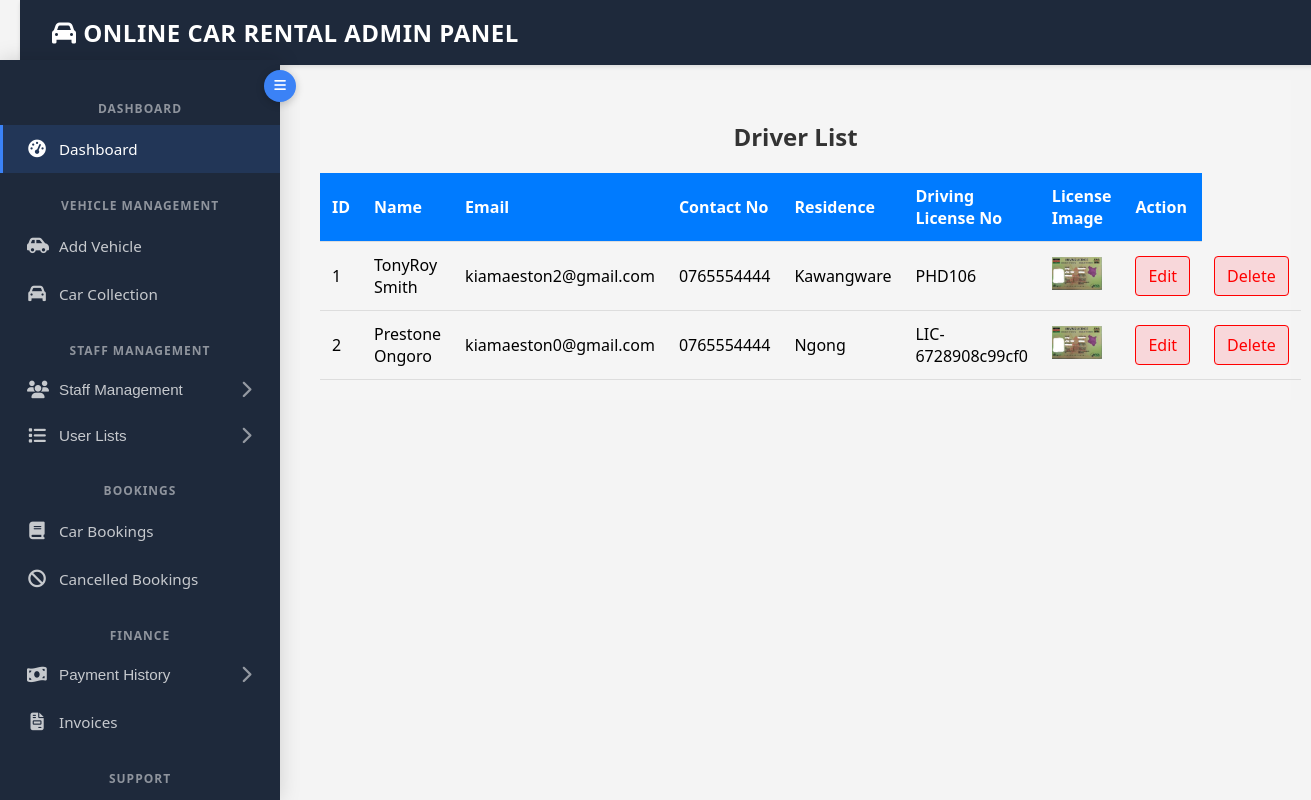
/admin/driverslist.php (signed in), run on the app's committed database.
### tables this page shows
CREATE TABLE `drivers` (
  `driver_id` int(11) NOT NULL,
  `name` varchar(100) NOT NULL,
  `contact_no` varchar(15) NOT NULL,
  `residence` text NOT NULL,
  `age` int(11) NOT NULL CHECK (`age` between 18 and 70),
  `driving_license_no` varchar(50) NOT NULL,
  `license_image` varchar(255) NOT NULL,
  `email` varchar(255) NOT NULL,
  `password` varchar(255) NOT NULL,
  `profile_picture` varchar(255) DEFAULT NULL,
  `availability_status` enum('Available','Unavailable') DEFAULT 'Available',
  `reset_token` varchar(255) DEFAULT NULL,
  `token_expiration` datetime DEFAULT NULL
);

### admin/driverslist.php (the view, shortened to what this page needs)
<?php
require 'include/db_connection.php';
$query = "SELECT driver_id, name, email, contact_no, residence, driving_license_no, license_image FROM drivers";
$result = $conn->query($query);
?>
<!DOCTYPE html>
<html lang="en">
<head>
    <link rel="stylesheet" href="https://cdnjs.cloudflare.com/ajax/libs/font-awesome/6.4.0/css/all.min.css">
</head>
<body>
<nav class="navbar">
    <a href="dashboard.php" class="navbar-brand">
     <i class="fas fa-car"></i><b>
             Online Car Rental Admin Panel</b></a>
 </nav>
    <?php include'include/sidebar.php' ?>
    <main class="main-content">
<h2>Driver List</h2>
<table>
    <thead>
        <tr>
            <th>ID</th>
            <th>Name</th>
            <th>Email</th>
            <th>Contact No</th>
            <th>Residence</th>
            <th>Driving License No</th>
            <th>License Image</th>
            <th>Action</th>
        </tr>
    </thead>
    <tbody>
        <?php if ($result->num_rows > 0): ?>
            <?php while ($driver = $result->fetch_assoc()): ?>
                <tr>
                    <td><?php echo htmlspecialchars($driver['driver_id']); ?></td>
                    <td><?php echo htmlspecialchars($driver['name']); ?></td>
                    <td><?php echo htmlspecialchars($driver['email']); ?></td>
                    <td><?php echo htmlspecialchars($driver['contact_no']); ?></td>
                    <td><?php echo htmlspecialchars($driver['residence']); ?></td>
                    <td><?php echo htmlspecialchars($driver['driving_license_no']); ?></td>
                    <td>
                        <?php if (!empty($driver['license_image'])): ?>
                            <img src="/driver/<?php echo htmlspecialchars($driver['license_image']); ?>" alt="License Image" class="driver-image">
                        <?php else: ?>
                            No Image
                        <?php endif; ?>
                    </td>
                    <td><a href="edit_driver.php?id=<?php echo $driver['driver_id']; ?>" class="delete-button">Edit</a></td>
                    <td><a href="delete_driver.php?id=<?php echo $driver['driver_id']; ?>" class="delete-button">Delete</a></td>
                </tr>
            <?php endwhile; ?>
        <?php else: ?>
            <tr><td colspan="8">No drivers found.</td></tr>
        <?php endif; ?>
    </tbody>
</table>
    </main>
</body>
</html>

### admin/driverslist.php (style rules this page uses)
body { font-family: Arial, sans-serif; background-color: #f4f4f4; padding: 20px; }
table { width: 100%; border-collapse: collapse; margin-top: 20px; }
th, td { padding: 12px; text-align: left; border-bottom: 1px solid #ddd; }
th { background-color: #007BFF; color: white; }
h2 { color: #333; text-align: center; }
.delete-button { color: red; text-decoration: none; padding: 8px 12px; border: 1px solid red; border-radius: 4px; background-color: #f8d7da; cursor: pointer; }
.driver-image { width: 50px; height: auto; }
.navbar { background: #1e293b; padding: 1rem 2rem; box-shadow: 0 2px 4px rgba(0,0,0,0.1); display: flex; justify-content: space-between; align-items: center; position: fixed; width: 100%; top: 0; z-index: 1000; }
.navbar-brand { color: white; font-size: 1.5rem; font-weight: 700; text-decoration: none; text-transform: uppercase; letter-spacing: 0.5px; }

### admin/include/sidebar.php (style rules this page uses)
:root { --sidebar-width: 280px; --sidebar-collapsed-width: 70px; --sidebar-color: #1e293b; --sidebar-hover: rgba(255, 255, 255, 0.1); --sidebar-active: #3b82f6; --light-text: rgba(255, 255, 255, 0.75); --header-height: 60px; --transition-speed: 0.3s; }
body { margin: 0; font-family: 'Segoe UI', Tahoma, Geneva, Verdana, sans-serif; overflow-x: hidden; }
.main-content { margin-left: var(--sidebar-width); flex-grow: 1; padding: 20px; margin-top: var(--header-height); transition: margin-left var(--transition-speed) ease; background-color: #f5f5f5; }

### data on the page
drivers: driver_id "1", name "TonyRoy Smith", email "kiamaeston2@gmail.com", contact_no "0765554444", residence "Kawangware", driving_license_no "PHD106", license_image (picture)
drivers: driver_id "2", name "Prestone Ongoro", email "kiamaeston0@gmail.com", contact_no "0765554444", residence "Ngong", driving_license_no "LIC-6728908c99cf0", license_image (picture)
